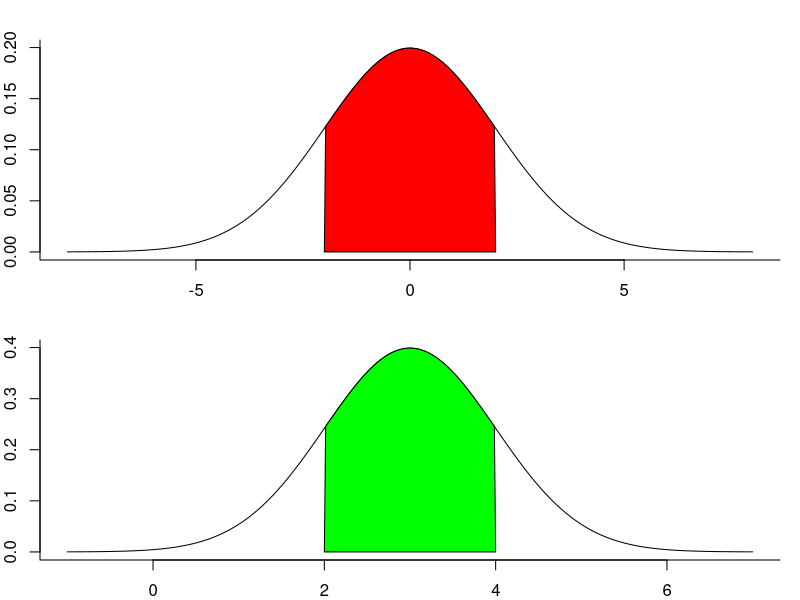

R code for this plot:
par(mfrow=c(2,1), mar=c(2,2,2,1))
#plot1
mean1 <- 0
sd1 <- 2
a <- mean1+sd1
b <- mean1-sd1
x <- seq(-4,4,length=200)*sd1+mean1
y <- dnorm(x,mean1,sd1)
plot(x, y, type="l", bty="l")
i <- x >= b & x <= a
polx <- c(b,x[i],a)
poly <- c(0,y[i],0)
polygon(polx,poly, col="red")

#plot 2
mean2 <- 3
sd2 <- 1
a2 <- mean2+sd2
b2 <- mean2-sd2
x2 <- seq(-4,4,length=200)*sd2+mean2
y2 <- dnorm(x2,mean2,sd2)
plot(x2, y2, type="l", bty="l")
i2 <- x2 >= b2 & x2 <= a2
polx2 <- c(b2,x2[i2],a2)
poly2 <- c(0,y2[i2],0)
polygon(polx2,poly2, col="green")